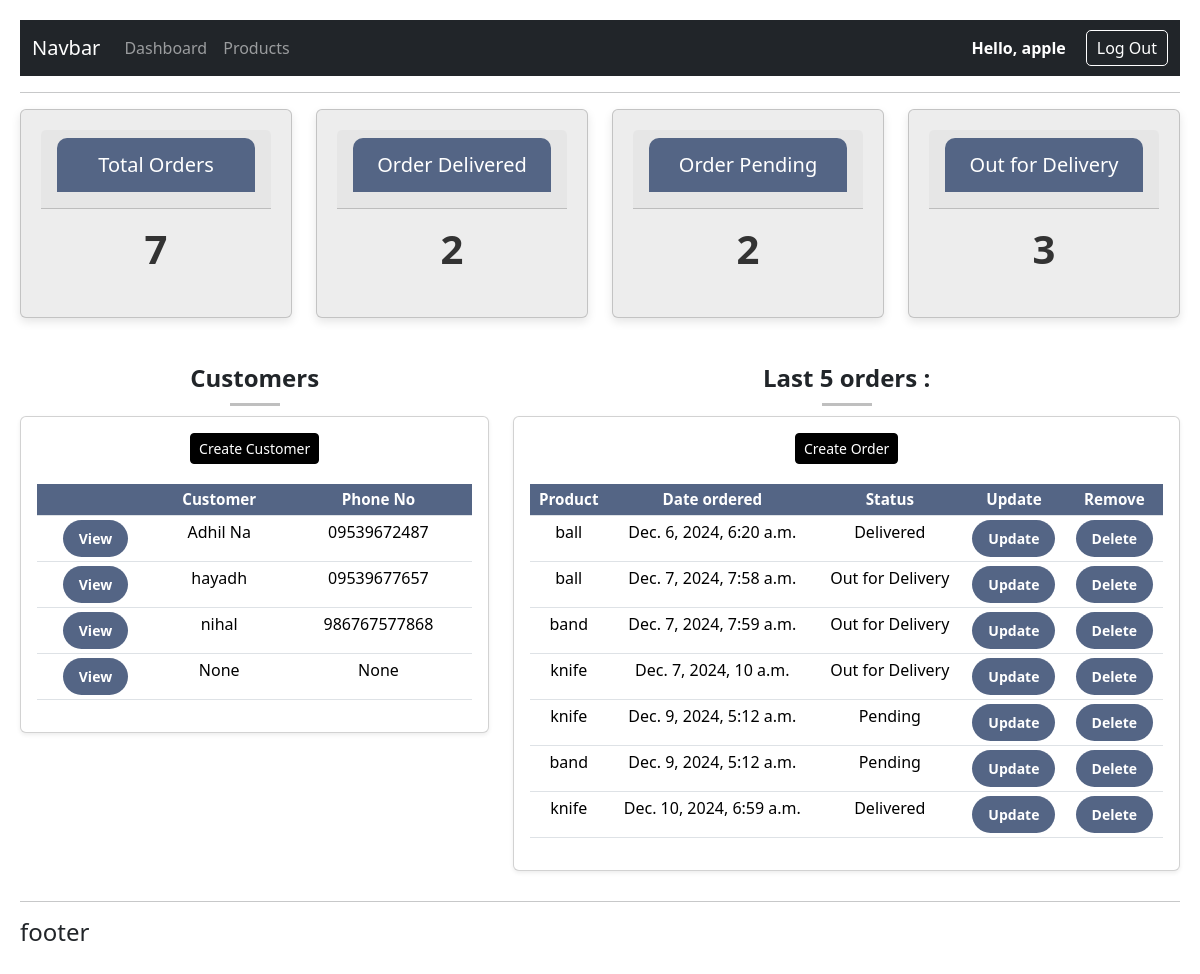
The app's page / (signed in) with its own data.
### accounts/models.py (models this page shows, shortened)
class Customer(models.Model):
    user = models.OneToOneField(User, null=True, on_delete=models.CASCADE)
    name = models.CharField(max_length=128, null=True)
    phone = models.CharField(max_length=128, null=True)
    email = models.CharField(max_length=128, null=True)
    profilepic = models.ImageField(null=True, blank=True)
    date_created = models.DateTimeField(auto_now_add=True, null=True)

class Order(models.Model):
    STATUS = [
        ('Pending', 'Pending'),
        ('Out for Delivery', 'Out for Delivery'),
        ('Delivered', 'Delivered')
    ]
    customer = models.ForeignKey(Customer, null=True, on_delete=models.SET_NULL)
    product = models.ForeignKey(Product, null=True, on_delete=models.SET_NULL)
    date_created = models.DateTimeField(auto_now_add=True, null=True)
    status = models.CharField(max_length=128, null=True, choices=STATUS)

class Product(models.Model):
    CATEGORY = [
        ('Indooor', 'Indoor'),
        ('Outdoor', 'Outdoor'),
    ]
    name = models.CharField(max_length=128, null=True)
    price = models.FloatField(max_length=128, null=True)
    category = models.CharField(max_length=128, null=True, choices=CATEGORY)
    description = models.TextField(max_length=128, null=True)
    date_created = models.DateTimeField(auto_now_add=True, null=True)
    tags = models.ManyToManyField(Tag)
    def __str__(self):
        return self.name

### accounts/decorators.py (the view)
    def wrapper_function(request, *args, **kwargs):
        group = None
        if request.user.groups.exists():
            group = request.user.groups.all()[0].name
            if group == 'customer':
                return redirect ('userpage')
            if group == 'Admin':
                return view_func(request, *args, **kwargs)
        return HttpResponse("You are not authorised to this page")

### accounts/views.py (called while the page is built)
@login_required(login_url='loginpage')
@admin_only
def home(request):
    customers = Customer.objects.all()
    orders = Order.objects.all()
    total_customers = customers.count()
    total_ordered = orders.count()
    delivered = orders.filter(status='Delivered').count()
    pending = orders.filter(status='Pending').count()
    outfordelivery = orders.filter(status='Out for Delivery').count()
    context = {'customers':customers, 'orders':orders, 'total_ordered':total_ordered, 'delivered':delivered, 'pending':pending, 'outfordelivery':outfordelivery}
    return render(request, 'dashboard.html', context)

### templates/dashboard.html
{% extends 'main.html' %}
{% block content %}
{% include 'status.html' %}
<div class="row">
    <div class="col-md-5">
        <h5 class="section-title">Customers</h5>
        <hr class="section-divider">
        <div class="card card-body shadow-sm customer-card">
            <div class="table-responsive">
                <a href="#" class="btn btn-sm btn-block create-btn">Create Customer</a>
            <table class="table table-sm table-hover customer-table">
                <thead>
                    <tr>
                        <th></th>
                        <th>Customer</th>
                        <th>Phone No</th>
                    </tr>
                </thead>
                <tbody>
                    {% for customer in customers %}
                    <tr>
                        <td><a href="{% url 'customer' customer.id %}" class="crud-btn" >View</a></td>
                        <td>{{customer.name}}</td>
                        <td>{{customer.phone}}</td>
                    </tr>
                    {% endfor %}
                </tbody>
            </table>
            </div>
        </div>
    </div>
    <div class="col-md-7">
        <h5 class="section-title">Last 5 orders :</h5>
        <hr class="section-divider">
        <div class="card card-body shadow-sm order-card">
            <div class="table-responsive">
                <a href="{% url 'createorder' %}" class="btn btn-sm btn-block create-btn">Create Order</a>
            <table class="table table-sm table-hover order-table">
                <thead>
                    <tr>
                        <th>Product</th>
                        <th>Date ordered</th>
                        <th>Status</th>
                        <th>Update</th>
                        <th>Remove</th>
                    </tr>
                </thead>
                <tbody>
                    {% for order in orders %}
                    <tr>
                        <td>{{order.product}}</td>
                        <td>{{order.date_created}}</td>
                        <td>{{order.status}}</td>
                        <td><a href="{% url 'updateorder' order.id %}" class="crud-btn">Update</a></td>
                        <td><a href="{% url 'deleteorder' order.id %}" class="crud-btn">Delete</a></td>
                    </tr>
                    {% endfor %}
                </tbody>
            </table>
            </div>
        </div>
    </div>
</div>
{% endblock %}

### templates/main.html (shortened to what this page needs)
<!DOCTYPE html>
{% load static %}
<html lang="en">
<head>
    <link rel="stylesheet" href="{% static 'styles.css' %}">
    <link href="https://cdn.jsdelivr.net/npm/bootstrap@5.3.3/dist/css/bootstrap.min.css" rel="stylesheet">
</head>
<body>
    {% include 'navbar.html' %}
    <hr>
    {% block content %}
    {% endblock %}
    <hr>
    <h4>footer</h4>
</body>
</html>

### templates/navbar.html (shortened to what this page needs)
<nav class="navbar navbar-expand-lg navbar-dark bg-dark">
    <div class="container-fluid">
      <a class="navbar-brand" href="">Navbar</a>
      <div class="collapse navbar-collapse" id="navbarNavAltMarkup">
        <div class="navbar-nav">
          {% if request.user.is_staff %}
            <a class="nav-link" href="{% url 'dashboard' %}">Dashboard</a>
          <a class="nav-link" href="{% url 'products' %}">Products</a>
          {% else %}
          <a class="nav-link" href="{% url 'customprofile' %}">Profile</a>
          {% endif %}
        </div>
      </div>
      <span class="hello">Hello, {{ request.user }}</span>
<span class="lg-out">
    <form method="POST" action="{% url 'logoutpage' %}" style="display: inline;">
        <button type="submit" class="logout-btn">Log Out</button>
    </form>
</span>
    </div>
  </nav>

### templates/status.html
{% block content %}
<div class="row">
    <div class="col">
        <div class="col-md">
            <div class="card text-center text-white mb-3" id="total-orders">
                <div class="card-header">
                    <h5 class="card-title title">Total Orders</h5>
                </div>
                <div class="card-body">
                    <h3 class="card-title">{{total_ordered}}</h3>
                </div>
            </div>
        </div>
    </div>
    <div class="col">
        <div class="col-md">
            <div class="card text-center text-white mb-3" id="total-orders">
                <div class="card-header">
                    <h5 class="card-title title">Order Delivered</h5>
                </div>
                <div class="card-body">
                    <h3 class="card-title">{{delivered}}</h3>
                </div>
            </div>
        </div>
    </div>
    <div class="col">
        <div class="col-md">
            <div class="card text-center text-white mb-3" id="total-orders">
                <div class="card-header">
                    <h5 class="card-title title">Order Pending</h5>
                </div>
                <div class="card-body">
                    <h3 class="card-title">{{pending}}</h3>
                </div>
            </div>
        </div>
    </div>
    <div class="col">
        <div class="col-md">
            <div class="card text-center text-white mb-3" id="total-orders">
                <div class="card-header">
                    <h5 class="card-title title">Out for Delivery</h5>
                </div>
                <div class="card-body">
                    <h3 class="card-title">{{outfordelivery}}</h3>
                </div>
            </div>
        </div>
    </div>
</div>
{% endblock %}

### static/styles.css (style rules this page uses)
body { font-family: 'Arial', sans-serif; background-color: #f4f6f9; margin: 0; padding: 20px; color: #333; }
.row { display: flex; flex-wrap: wrap; margin-bottom: 30px; }
.col { flex: 1; min-width: 250px; }
.card { border: none; border-radius: 10px; box-shadow: 0 4px 10px rgba(0, 0, 0, 0.1); padding: 20px; }
.title { background-color: #546585; border-radius: 10px 10px 0 0; padding: 15px; text-align: center; }
.card-body { padding: 20px; text-align: center; }
.card-body h3 { font-size: 2.5rem; font-weight: bold; color: #333; }
.table { width: 100%; margin-top: 20px; border-collapse: collapse; }
.table thead th { background-color: #546585; color: white; font-size: 0.95rem; font-weight: bold; }
a.btn.create-btn { background-color: #000000 !important; color: #ffffff !important; border: 1px solid #000000 !important; }
.section-title { font-size: 1.5rem; font-weight: bold; text-align: center; margin-bottom: 10px; }
.section-divider { border: 0; height: 3px; background: #000000; width: 50px; margin: 10px auto; }
#total-orders { background-color: rgb(237, 237, 237); color: white; }
.crud-btn { display: inline-block; padding: 8px 16px; background-color: #546585; color: #fff; text-decoration: none; border-radius: 20px; font-size: 14px; font-weight: bold; text-align: center; transition: background-color 0.3s ease; }

### templates/navbar.html (style rules this page uses)
.hello { color: white; font-size: 16px; margin-right: 20px; font-weight: bolder; }
.logout-btn { background-color: transparent; color: white; border: 1px solid white; padding: 5px 10px; border-radius: 5px; cursor: pointer; font-size: 16px; }

### records on screen
Customer: name "Adhil Na", phone "09539672487"
Customer: name "hayadh", phone "09539677657"
Customer: name "nihal", phone "986767577868"
Customer: name "None", phone "None"
Order: product "ball", date_created "Dec. 6, 2024, 6:20 a.m.", status "Delivered"
Order: product "ball", date_created "Dec. 7, 2024, 7:58 a.m.", status "Out for Delivery"
Order: product "band", date_created "Dec. 7, 2024, 7:59 a.m.", status "Out for Delivery"
Order: product "knife", date_created "Dec. 7, 2024, 10 a.m.", status "Out for Delivery"
Order: product "knife", date_created "Dec. 9, 2024, 5:12 a.m.", status "Pending"
Order: product "band", date_created "Dec. 9, 2024, 5:12 a.m.", status "Pending"
Order: product "knife", date_created "Dec. 10, 2024, 6:59 a.m.", status "Delivered"

### other values on screen
{{ request.user }} "apple"
{{ total_ordered }} "7"
{{ delivered }} "2"
{{ pending }} "2"
{{ outfordelivery }} "3"
